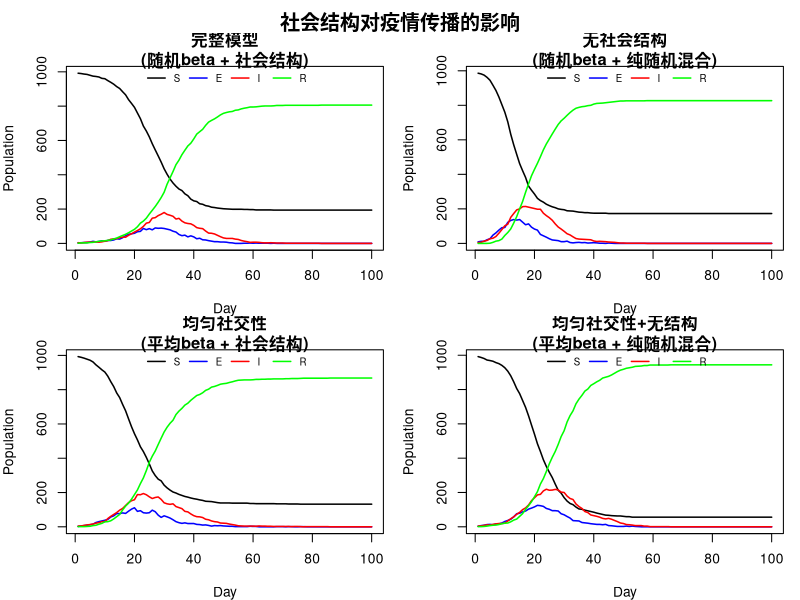

Source code (R):
n <- 1000
h <- rep(1:n, times = sample(1:5, n, replace = TRUE))[1:n]

get.net <- function(beta, h, nc = 15) {
  n <- length(beta)
  mean_beta <- mean(beta)
  alink <- vector("list", n)
  
  prob_matrix <- matrix(0, n, n)
  for (i in 1:(n-1)) {
    for (j in (i+1):n) {
      # 如果是同家庭成员，概率为0
      if (h[i] == h[j]) {
        prob_matrix[i, j] <- 0
        prob_matrix[j, i] <- 0
      } else {
        # 计算连接概率
        prob_ij <- (nc * beta[i] * beta[j]) / (mean_beta^2 * (n-1))
        prob_matrix[i, j] <- prob_ij
        prob_matrix[j, i] <- prob_ij
        
        # 根据概率决定是否建立连接
        if (runif(1) < prob_ij) {
          alink[[i]] <- c(alink[[i]], j)
          alink[[j]] <- c(alink[[j]], i)
        }
      }
    }
  }
  
  return(alink)
}


nseir <- function(beta, h, alink, alpha = c(0.1, 0.01, 0.01), delta = 0.2, 
                  gamma = 0.4, nc = 15, nt = 100, pinf = 0.005) {
  
  n <- length(beta)
  mean_beta <- mean(beta)
  
  # 0=S, 1=E, 2=I, 3=R
  # 初始所有人都是S
  x <- rep(0, n)  
  
  # 随机选择初始感染者
  initial_infected <- sample(n, size = max(1, round(n * pinf)))
  # 设置为I
  x[initial_infected] <- 2  
  
  # 初始化结果存储，长度为nt，不包含初始状态
  S <- E <- I <- R <- rep(0, nt)  
  
  # 每日模拟循环
  for (t in 1:nt) {
    # 生成随机数向量，用于所有概率判断
    u <- runif(n)
    
    # I -> R: 
    x[x == 2 & u < delta] <- 3
    
    # E -> I:
    x[x == 1 & u < gamma] <- 2
    
    # S -> E: 
    s_indices <- which(x == 0)  # 所有易感者
    i_indices <- which(x == 2)  # 所有感染者
    
    if (length(s_indices) > 0 && length(i_indices) > 0) {
      # 对每个易感者计算感染概率
      for (j in s_indices) {
        # 计算不被任何感染者感染的概率
        prob_not_infected <- 1
        
        # 考虑每个感染者的感染风险
        for (i in i_indices) {
          prob_not_infected_by_i <- 1
          
          # 家庭感染 (如果i和j是同一家庭)
          if (h[i] == h[j]) {
            prob_not_infected_by_i <- prob_not_infected_by_i * (1 - alpha[1])
          }
          
          # 网络感染 (如果j在i的联系人列表中)
          if (j %in% alink[[i]]) {
            prob_not_infected_by_i <- prob_not_infected_by_i * (1 - alpha[2])
          }
          
          # 随机感染
          random_prob <- (alpha[3] * nc * beta[i] * beta[j]) / (mean_beta^2 * (n - 1))
          prob_not_infected_by_i <- prob_not_infected_by_i * (1 - random_prob)
          
          # 更新总的不被感染概率
          prob_not_infected <- prob_not_infected * prob_not_infected_by_i
        }
        
        # 决定是否感染 
        if (runif(1) > prob_not_infected) {
          # S -> E
          x[j] <- 1 
        }
      }
    }
    
    # 记录当天状态 (第t天)
    S[t] <- sum(x == 0)
    E[t] <- sum(x == 1) 
    I[t] <- sum(x == 2)
    R[t] <- sum(x == 3)
  }
  
  return(list(S = S, E = E, I = I, R = R, t = 1:nt, beta = beta))
}


plot_seir <- function(seir_results, main = "SEIR Model Dynamics") {
  # 参数:
  #   seir_results: nseir函数返回的结果列表
  #   main: 图形标题
  
  # 提取数据
  S <- seir_results$S
  E <- seir_results$E
  I <- seir_results$I
  R <- seir_results$R
  t <- seir_results$t
  
  # 设置图形参数
  old_par <- par(no.readonly = TRUE)  # 保存当前图形参数
  on.exit(par(old_par))  # 退出函数时恢复原参数
  
  # 设置单图布局和边距 
  par(mar = c(4, 4, 3, 1))  # 下、左、上、右边距
  
  # 确定y轴范围 
  y_max <- max(c(S, E, I, R), na.rm = TRUE)
  y_min <- 0
  
  # 创建基础绘图框架 
  plot(t, S, type = "l", col = "black", lwd = 2,
       ylim = c(y_min, y_max),
       xlab = "Day", ylab = "Population",
       main = main,
       frame.plot = FALSE)  
  
  # 添加其他状态曲线 
  lines(t, E, col = "blue", lwd = 2)    # 潜伏者 - 蓝色
  lines(t, I, col = "red", lwd = 2)     # 感染者 - 红色
  lines(t, R, col = "green", lwd = 2)   # 康复者 - 绿色
  
  # 添加图例 
  legend("top", legend = c("Susceptible", "Exposed", "Infectious", "Recovered"),
         col = c("black", "blue", "red", "green"),
         lty = 1, lwd = 2, bty = "n", horiz = TRUE,
         cex = 0.8, xjust = 0.5, text.width = max(t) * 0.15)
  
  # 添加网格线，提高可读性 
  grid()
}


# 增强版绘图函数：支持多场景对比 
plot_seir_comparison <- function(results_list, scenario_names = NULL, 
                                 main = "SEIR Model Comparison") {
  # 参数:
  #   results_list: 包含多个nseir结果的列表
  #   scenario_names: 各场景的名称向量
  #   main: 总标题
  
  n_scenarios <- length(results_list)
  
  # 设置多图布局
  old_par <- par(no.readonly = TRUE)
  par(mfrow = c(ceiling(n_scenarios/2), 2),  # 自动计算行列数
      mar = c(4, 4, 2, 1),  # 紧凑的边距
      oma = c(0, 0, 2, 0))  # 外边界，用于总标题
  on.exit(par(old_par))
  
  # 为每个场景绘制图形
  for (i in 1:n_scenarios) {
    plot_seir_single_panel(results_list[[i]], 
                           main = scenario_names[i])
  }
  
  # 添加总标题 (在外边界)
  mtext(main, side = 3, outer = TRUE, cex = 1.2, font = 2)
}

# 辅助函数：单面板绘图，用于多图布局
plot_seir_single_panel <- function(seir_results, main = "") {
  # 单面板绘图，用于多图布局中的每个子图
  
  S <- seir_results$S
  E <- seir_results$E
  I <- seir_results$I
  R <- seir_results$R
  t <- seir_results$t
  
  y_max <- max(c(S, E, I, R), na.rm = TRUE)
  
  # 简洁的单面板绘图
  plot(t, S, type = "l", col = "black", lwd = 1.5,
       ylim = c(0, y_max),
       xlab = "Day", ylab = "Population",
       main = main)
  
  lines(t, E, col = "blue", lwd = 1.5)
  lines(t, I, col = "red", lwd = 1.5)
  lines(t, R, col = "green", lwd = 1.5)
  
  # 简化的图例，适合小图
  if (main != "") {
    legend("top", legend = c("S", "E", "I", "R"),
           col = c("black", "blue", "red", "green"),
           lty = 1, lwd = 1.5, bty = "n", cex = 0.7,
           horiz = TRUE)
  }
}


set.seed(123)
beta_random <- runif(n)
alink <- get.net(beta = beta_random, h = h)

# 场景1: 完整模型 (默认参数)
cat("运行场景1: 完整模型\n")
scenario1 <- nseir(beta = beta_random, h = h, alink = alink)

# 场景2: 无家庭和网络结构 (纯随机混合)
cat("运行场景2: 无社会结构 (纯随机混合)\n")
scenario2 <- nseir(beta = beta_random, h = h, alink = alink, 
                   alpha = c(0, 0, 0.04))  # α_h=0, α_c=0, α_r=0.04

# 场景3: 完整结构但均匀社交性
cat("运行场景3: 完整结构但均匀社交性\n")
beta_uniform <- rep(mean(beta_random), n)  # 所有人为平均社交性
alink_uniform <- get.net(beta_uniform, h)
scenario3 <- nseir(beta = beta_uniform, h = h, alink = alink_uniform)

# 场景4: 均匀社交性 + 纯随机混合
cat("运行场景4: 均匀社交性 + 纯随机混合\n")
scenario4 <- nseir(beta = beta_uniform, h = h, alink = alink_uniform, 
                   alpha = c(0, 0, 0.04))

# 绘制四种场景的对比图
plot_seir_comparison(
  list(scenario1, scenario2, scenario3, scenario4),
  c("完整模型\n(随机beta + 社会结构)", 
    "无社会结构\n(随机beta + 纯随机混合)", 
    "均匀社交性\n(平均beta + 社会结构)", 
    "均匀社交性+无结构\n(平均beta + 纯随机混合)"),
  "社会结构对疫情传播的影响"
)
















































